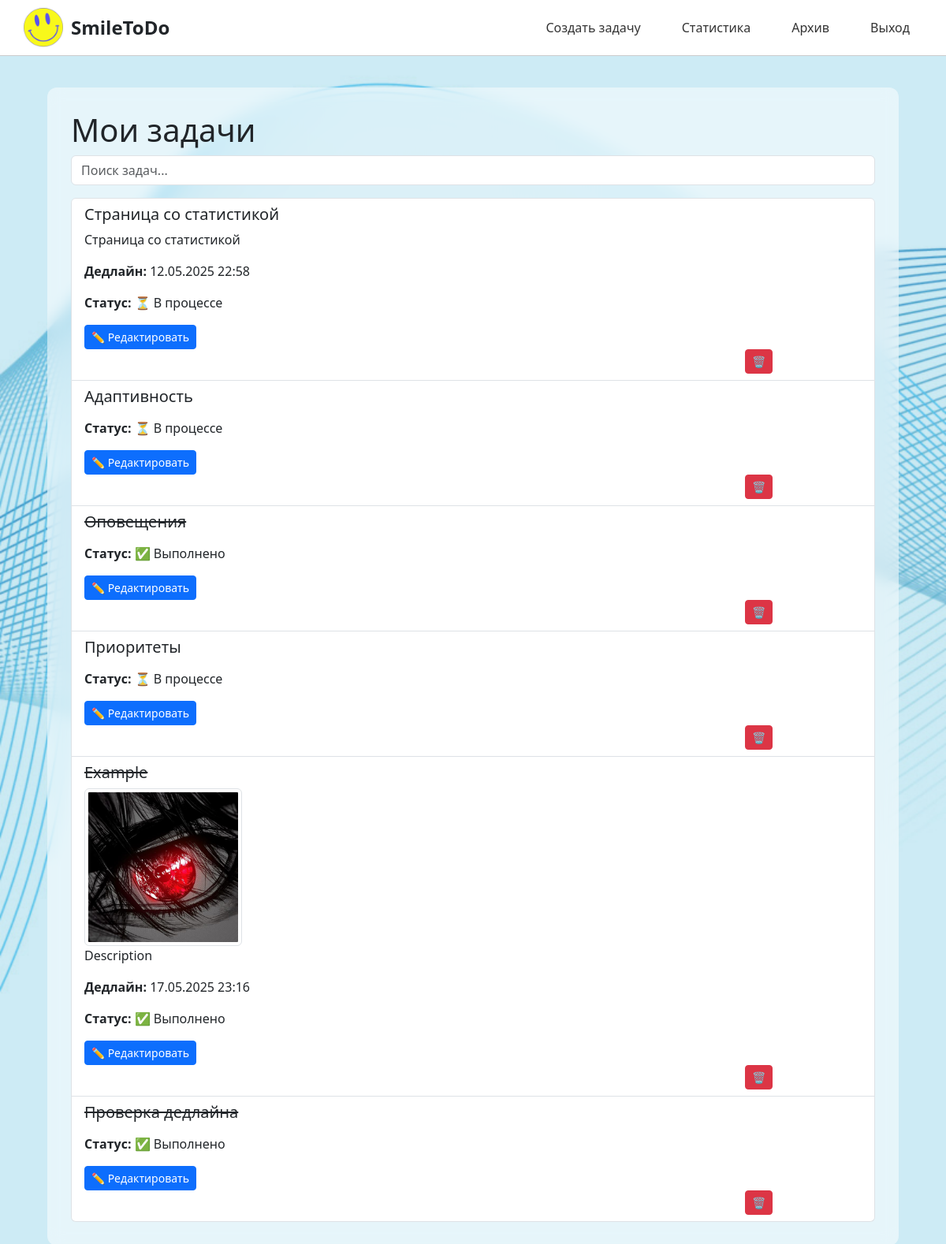
Page / (signed in) on the earlier database version.
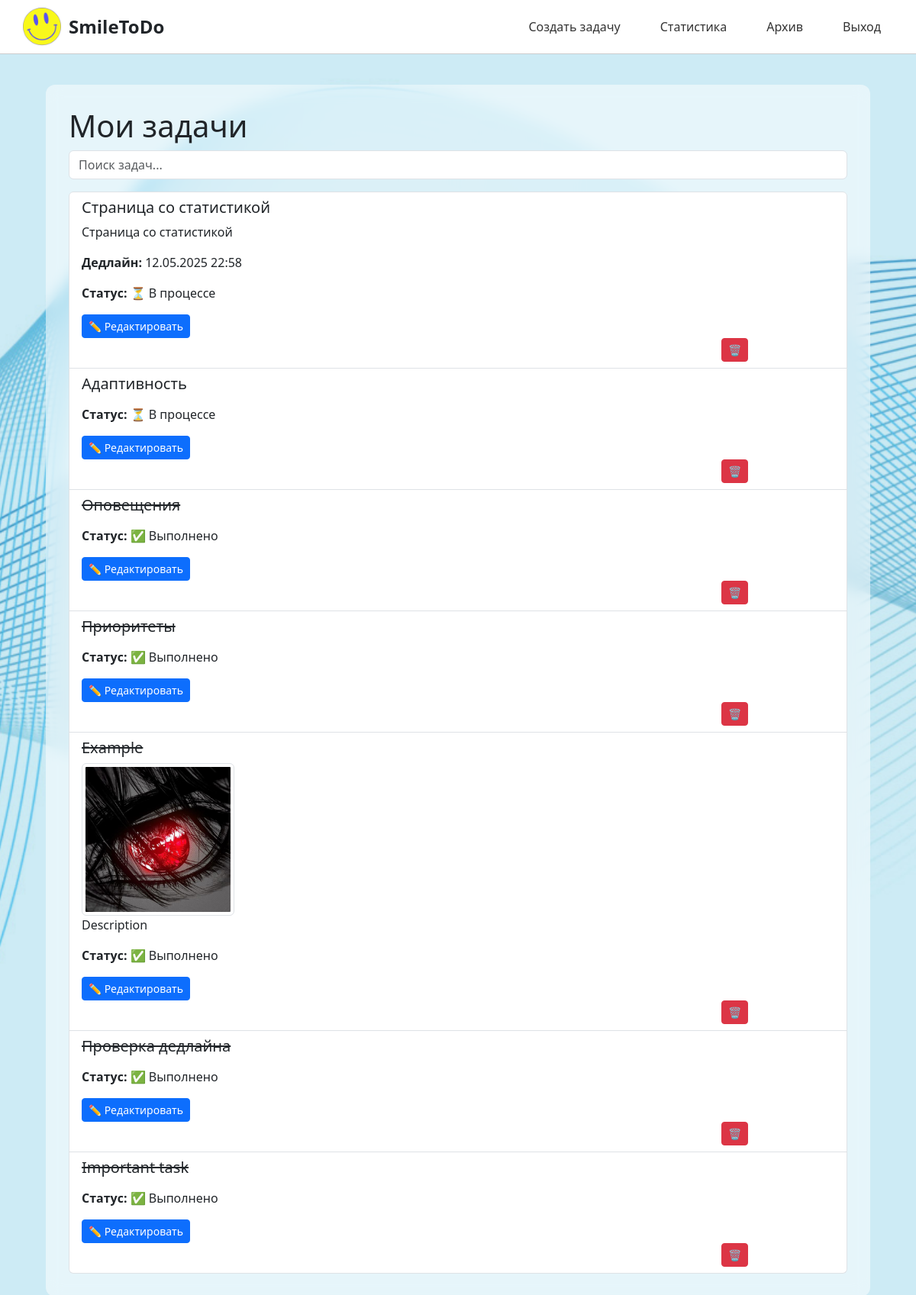
Same page on the later database version.
### todoapp/models.py (models this page shows, shortened)
class Task(models.Model):
    user = models.ForeignKey(User, on_delete=models.CASCADE, related_name="tasks")
    title = models.CharField(max_length=255)
    description = models.TextField(blank=True)
    completed = models.BooleanField(default=False)
    image = models.ImageField(upload_to='task_images/', blank=True, null=True)
    deadline = models.DateTimeField(blank=True, null=True)
    important = models.BooleanField(default=False)
    is_archived = models.BooleanField(default=False)
    created_at = models.DateTimeField(auto_now_add=True)
    updated_at = models.DateTimeField(auto_now=True)
    shared_with = models.ManyToManyField(User, related_name='shared_tasks', blank=True)

### todoapp/views.py (the view)
# urls.py: path('', views.task_list, name='task_list'),
@login_required
def task_list(request):
    tasks = Task.objects.filter(user=request.user, is_archived=False)
    now = timezone.now()
    for task in tasks:
        if task.deadline and task.deadline < now and not task.completed:
            task.is_archived = True
            task.save()
    tasks = Task.objects.filter(user=request.user, is_archived=False).order_by('-important', 'completed', '-deadline')
    tasks = Task.objects.filter(
        Q(user=request.user) | Q(shared_with=request.user),
        is_archived=False).distinct()
    query = request.GET.get('q')
    if query:
        tasks = tasks.filter(title__icontains=query)
    now = timezone.now()
    soon = now + timedelta(hours=24)
    urgent_list = []
    for task in tasks:
        task.is_urgent = False
        if task.deadline and now < task.deadline <= now + timedelta(hours=24) and not task.completed:
            task.is_urgent = True
            urgent_list.append({
                'title': task.title,
                'due': task.deadline.strftime("%d.%m.%Y %H:%M")
            })
    return render(request, 'todoapp/task_list.html',
                   {'tasks': tasks,
                    'urgent_tasks': json.dumps(urgent_list, ensure_ascii=False)})

### templates/todoapp/task_list.html (shortened to what this page needs)
{% extends 'todoapp/base.html' %}
{% block content %}
<h1>Мои задачи</h1>
<form method="get" class="mb-3">
    <input  type="text" name="q" class="form-control" placeholder="Поиск задач..." value="{{ request.GET.q }}">
</form>
{% if tasks %}
    <div class="list-group">
        {% for task in tasks %}
            <div class="list-group-item">
                <h5>
                    {% if task.completed %}
                        <s>{{ task.title }}
                        </s>
                    {% else %}
                        {{ task.title }}
                    {% endif %}
                </h5>
                {% if task.image %}
                    <img src="{{ task.image.url }}" alt="Изображение" class="img-thumbnail" style="max-width: 200px;">
                {% endif %}
                <p>{{ task.description }}</p>
                {% if task.deadline %}
                    <p><strong>Дедлайн:</strong> {{ task.deadline|date:"d.m.Y H:i" }}</p>
                {% endif %}
                <p><strong>Статус:</strong> {% if task.completed %}✅ Выполнено{% else %}⏳ В процессе{% endif %}</p>
                <a href="{% url 'task_update' task.pk %}" class="btn btn-sm btn-primary">✏️ Редактировать</a>
                <a href="{% url 'task_delete' task.pk %}" class="btn btn-sm btn-danger delete">🗑️</a>
            </div>
        {% endfor %}
    </div>
{% else %}
    <p>Добавьте свою первую задачу!</p>
{% endif %}
{% endblock %}

Differences in the rows shown:
changed Task "Приоритеты": completed "⏳ В процессе" → "✅ Выполнено"
changed Task "Example": deadline "17.05.2025 23:16" → (not shown)
added Task: title "Important task", completed "✅ Выполнено"
